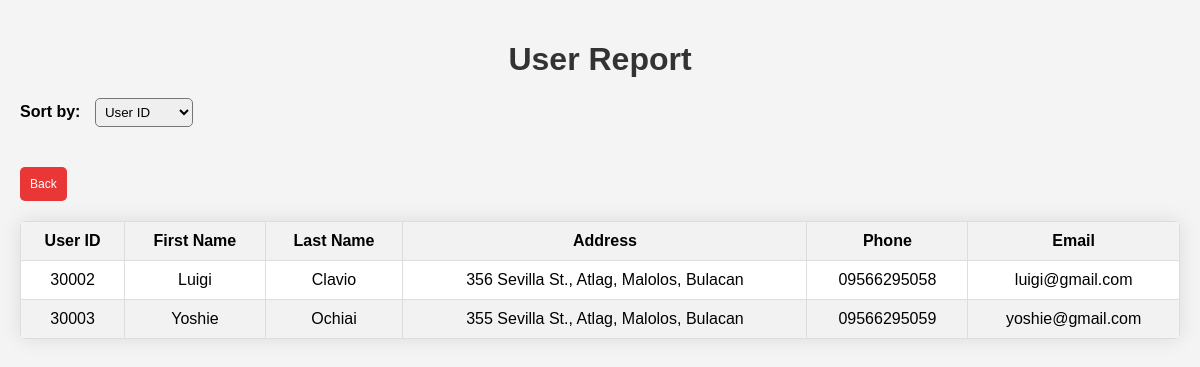
/adminUserList.php (signed in), run on the app's committed database.
### tables this page shows
CREATE TABLE `user` (
  `USER_ID` int(9) NOT NULL,
  `USER_FNAME` varchar(30) NOT NULL,
  `USER_LNAME` varchar(30) NOT NULL,
  `USER_EMAIL` varchar(30) NOT NULL,
  `USER_PASS` varchar(256) NOT NULL,
  `USER_ADDRESS` varchar(255) NOT NULL,
  `USER_PHONE` varchar(11) DEFAULT NULL,
  `USER_LEVEL` int(2) NOT NULL,
  `USER_DATETIME` timestamp NOT NULL DEFAULT current_timestamp() ON UPDATE current_timestamp()
);

### adminUserList.php (the view, shortened to what this page needs)
<?php
    require "amfcConx.php";
    $sort_option = isset($_GET['sort']) ? $_GET['sort'] : 'group_id';
    switch ($sort_option) {
        default:
            $orderBy = "USER_ID";
            break;
    }
    $sql = "SELECT * FROM user WHERE USER_LEVEL = 2";
    $sql .= "
            ORDER BY
                $orderBy";
    $stmt = $pdo->prepare($sql);
    $stmt->execute(isset($params) ? $params : null);
    $rows = $stmt->fetchAll(PDO::FETCH_ASSOC);
?>
<!DOCTYPE html>
<html lang="en">
<head>
</head>
<body>
    <h1>User Report</h1>
     <form id="sortForm" method="GET" action="adminUserList.php">
        <label for="sort">Sort by:</label>
        <select name="sort" id="sort">
            <option value="user_id" <?php echo $sort_option == 'user_id' ? 'selected' : ''; ?>>User ID</option>
        </select>
    </form>
    <a href="adminGenerateReport.php" class="back-button">Back</a>
    <table>
        <thead>
            <tr>
                <th>User ID</th>
                <th>First Name</th>
                <th>Last Name</th>
                <th>Address</th>
                <th>Phone</th>
                <th>Email</th>
            </tr>
        </thead>
        <tbody>
            <?php
                if ($rows) {
                    foreach ($rows as $row) {
                        echo "<tr>";
                        echo "<td>" . $row['USER_ID'] . "</td>";
                        echo "<td>" . $row['USER_FNAME'] . "</td>";
                        echo "<td>" . $row['USER_LNAME'] . "</td>";
                        echo "<td>" . $row['USER_ADDRESS'] . "</td>";
                        echo "<td>" . $row['USER_PHONE'] . "</td>";
                        echo "<td>" . $row['USER_EMAIL'] . "</td>";
                        echo "</tr>";
                    }
                } else {
                    echo "<tr><td colspan='11'>No users. found.</td></tr>";
                }
            ?>
        </tbody>
    </table>
</body>
</html>

### adminUserList.php (style rules this page uses)
body { font-family: Arial, sans-serif; background-color: #f4f4f4; margin: 0; padding: 20px; }
h1 { text-align: center; margin-bottom: 20px; color: #333; }
table { width: 100%; border-collapse: collapse; margin-top: 20px; background-color: #fff; border-radius: 5px; overflow: hidden; box-shadow: 0 0 20px rgba(0, 0, 0, 0.1); }
th, td { padding: 10px; border: 1px solid #ddd; text-align: center; }
th { background-color: #f2f2f2; font-weight: bold; }
tr:nth-child(even) { background-color: #f2f2f2; }
form { margin-bottom: 20px; }
label { font-weight: bold; margin-right: 10px; }
select { padding: 5px; border-radius: 5px; }
.back-button { margin-top: 20px; padding: 10px 10px; font-size: 12px; border: none; border-radius: 5px; background-color: #e93737; color: white; cursor: pointer; transition: background-color 0.3s ease; display: inline-block; text-decoration: none; }

### data on the page
user: USER_ID "30002", USER_FNAME "Luigi", USER_LNAME "Clavio", USER_ADDRESS "356 Sevilla St., Atlag, Malolos, Bulacan", USER_PHONE "09566295058", USER_EMAIL "luigi@gmail.com"
user: USER_ID "30003", USER_FNAME "Yoshie", USER_LNAME "Ochiai", USER_ADDRESS "355 Sevilla St., Atlag, Malolos, Bulacan", USER_PHONE "09566295059", USER_EMAIL "yoshie@gmail.com"
